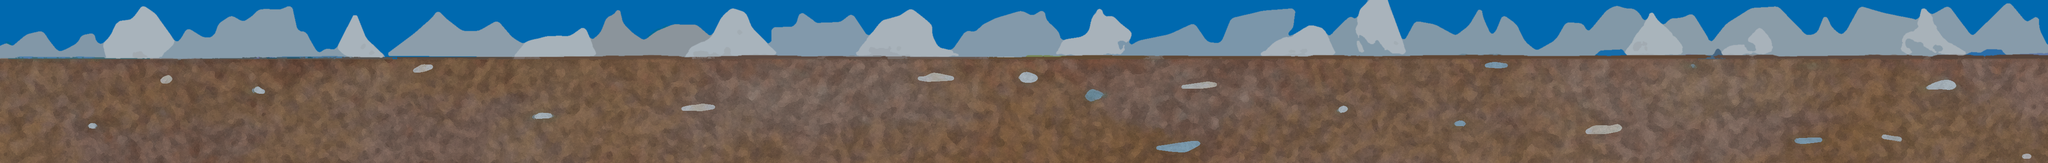

Rendered tile map (Tiled .tmx) drawn with the repository's tilesets; below, a short description and the map source with its tile grids summarised:
An orthogonal 150x12 tile map with 32x32 px tiles, 2 tile layers (Floor, Wall).

<map version="1.0" orientation="orthogonal" width="150" height="12" tilewidth="32" tileheight="32">
 <tileset firstgid="1" name="tundra" tilewidth="32" tileheight="32">
  <image source="tundra.png" trans="ff00ff" width="4800" height="400" />
 </tileset>
 <layer name="Floor" width="150" height="12">
  <data>[1800 cells, 1200 non-empty, 1200 distinct tile ids]</data>
 </layer>
 <layer name="Wall" width="150" height="12">
  <data>[1800 cells, 600 non-empty, 600 distinct tile ids]</data>
 </layer>
</map>
